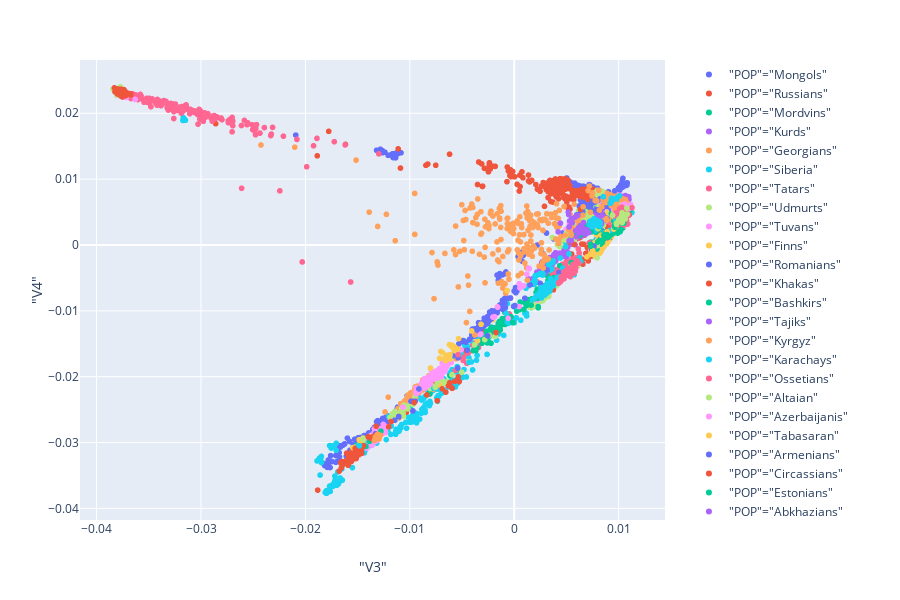

The code cell stored with this chart in its notebook:
### Code cell
import plotly.express as px
import pandas as pd
god_save_us = pd.read_csv("god_save_us.txt", sep = "\s", engine='python')
god_save_us.head()
fig = px.scatter(god_save_us, x='"V3"', y='"V4"', color='"POP"')
fig.show()
